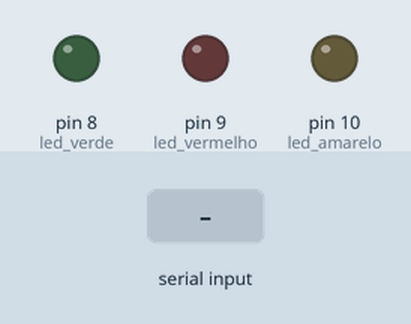
Simulated run of this sketch. Board: Arduino Uno, built with avr-gcc and run on an emulated ATmega328P. Shown: output pins drawn as LEDs (lit = HIGH). The test bench sets the inputs (shaded band).

Above: at 1.2 s.
1.3 s: "R" received over Serial
At 2.1 s:
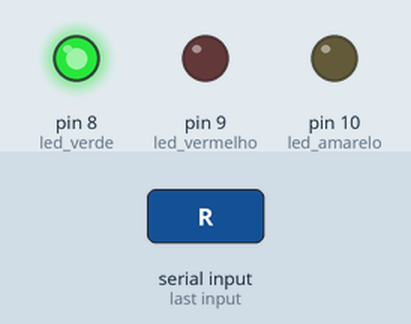
2.8 s: "B" received over Serial
At 3.3 s:
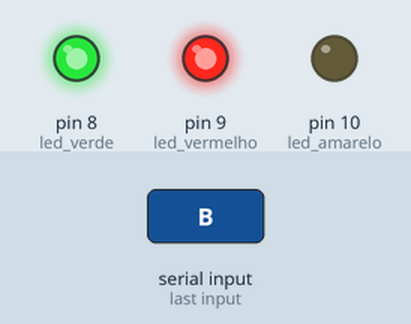
4.3 s: "r" received over Serial
At 5.5 s:
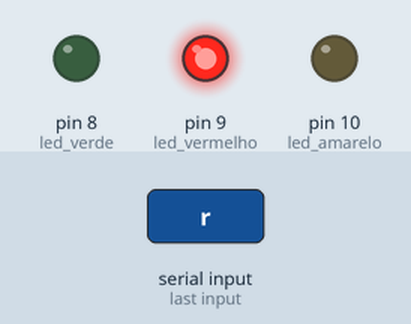
5.8 s: "G" received over Serial
At 6.7 s:
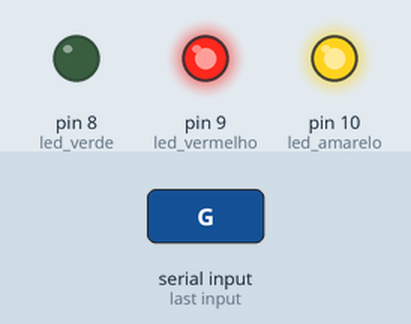
7.3 s: "b" received over Serial
At 7.9 s:
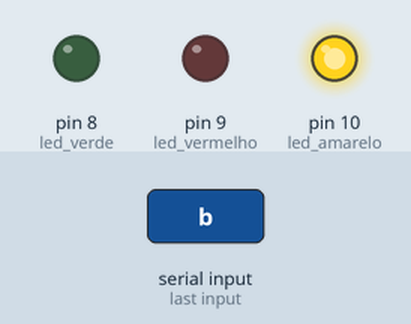
8.8 s: "g" received over Serial
At 10.2 s:
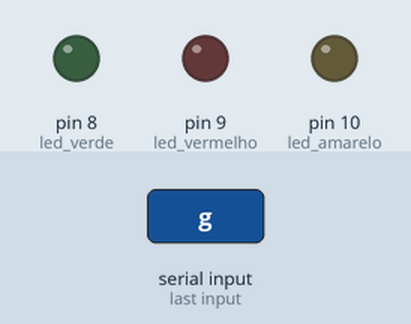
Timing chart, 0 to 11.3 s (numbered marks = the images above; inputs shaded):
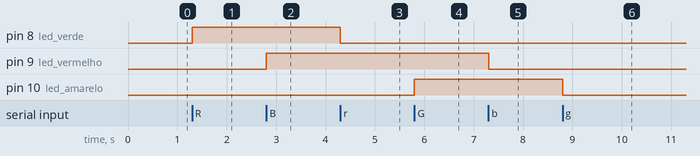

The sketch:

arduino_case.ino
```cpp
const int led_verde = 8;
const int led_vermelho = 9;
const int led_amarelo = 10;
char led;

void setup() {
  pinMode(led_verde, OUTPUT);
  pinMode(led_vermelho, OUTPUT);
  pinMode(led_amarelo, OUTPUT);
  Serial.begin(9600);
}

void loop() {
  if (Serial.available()) {
    led = Serial.read();
    switch (led) {
      case 'R': digitalWrite(led_verde, HIGH);
        break;
      case 'r': digitalWrite(led_verde, LOW);
        break;
      case 'B': digitalWrite(led_vermelho, HIGH);
        break;
      case 'b': digitalWrite(led_vermelho, LOW);
        break;
      case 'G': digitalWrite(led_amarelo, HIGH);
        break;
      case 'g': digitalWrite(led_amarelo, LOW);
        break;
      default: Serial.println("Nenhum led selecionado!!!");
       break;
    }
  }
}
```

Measured:
- after the input at 1.3 s, pin 8 (led_verde): LOW → HIGH at once
- after the input at 2.8 s, pin 9 (led_vermelho): LOW → HIGH at once
- after the input at 4.3 s, pin 8 (led_verde): HIGH → LOW at once
- after the input at 5.8 s, pin 10 (led_amarelo): LOW → HIGH at once
- after the input at 7.3 s, pin 9 (led_vermelho): HIGH → LOW at once
- after the input at 8.8 s, pin 10 (led_amarelo): HIGH → LOW at once
